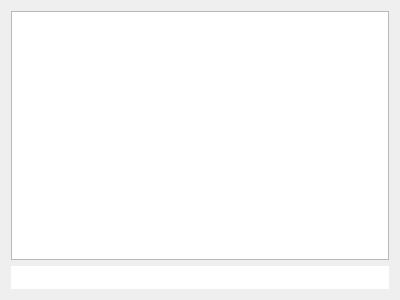
<?xml version="1.0" encoding="UTF-8"?>
<ui version="4.0">
 <class>ConsoleWidget</class>
 <widget class="QWidget" name="ConsoleWidget">
  <property name="geometry">
   <rect>
    <x>0</x>
    <y>0</y>
    <width>400</width>
    <height>300</height>
   </rect>
  </property>
  <property name="windowTitle">
   <string>Form</string>
  </property>
  <layout class="QVBoxLayout" name="verticalLayout">
   <item>
    <widget class="QTextEdit" name="consoleOutputBox">
     <property name="font">
      <font>
       <family>DejaVu Sans Mono</family>
       <pointsize>10</pointsize>
      </font>
     </property>
     <property name="lineWrapMode">
      <enum>QTextEdit::NoWrap</enum>
     </property>
     <property name="readOnly">
      <bool>true</bool>
     </property>
     <property name="html">
      <string notr="true">&lt;!DOCTYPE HTML PUBLIC &quot;-//W3C//DTD HTML 4.0//EN&quot; &quot;http://www.w3.org/TR/REC-html40/strict.dtd&quot;&gt;
&lt;html&gt;&lt;head&gt;&lt;meta name=&quot;qrichtext&quot; content=&quot;1&quot; /&gt;&lt;style type=&quot;text/css&quot;&gt;
p, li { white-space: pre-wrap; }
&lt;/style&gt;&lt;/head&gt;&lt;body style=&quot; font-family:'DejaVu Sans Mono'; font-size:10pt; font-weight:400; font-style:normal;&quot;&gt;
&lt;p style=&quot;-qt-paragraph-type:empty; margin-top:0px; margin-bottom:0px; margin-left:0px; margin-right:0px; -qt-block-indent:0; text-indent:0px;&quot;&gt;&lt;/p&gt;&lt;/body&gt;&lt;/html&gt;</string>
     </property>
     <property name="acceptRichText">
      <bool>false</bool>
     </property>
     <property name="textInteractionFlags">
      <set>Qt::TextSelectableByMouse</set>
     </property>
    </widget>
   </item>
   <item>
    <widget class="HistoryLineEdit" name="consoleCommandLine">
     <property name="font">
      <font>
       <family>DejaVu Sans Mono</family>
       <pointsize>10</pointsize>
      </font>
     </property>
     <property name="frame">
      <bool>false</bool>
     </property>
     <property name="cursorPosition">
      <number>0</number>
     </property>
    </widget>
   </item>
  </layout>
 </widget>
 <customwidgets>
  <customwidget>
   <class>HistoryLineEdit</class>
   <extends>QLineEdit</extends>
   <header>historylineedit</header>
  </customwidget>
 </customwidgets>
 <resources/>
 <connections/>
</ui>
